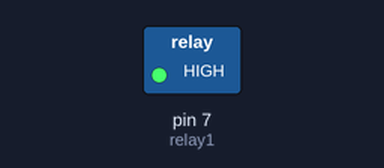
Bench run of a sketch on a simulated Arduino Uno, built with avr-gcc and run on an emulated ATmega328P. On the bench: switched loads named in the sketch (green lamp = pin HIGH).

Above: at 2.5 s.
At 5.5 s:
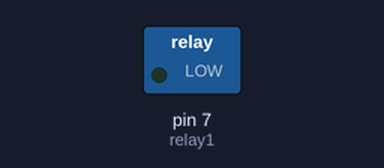
Timing chart, 0 to 7.8 s (numbered marks = the images above):
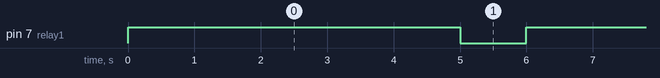

Measured:
- by itself, pin 7 (relay1): alternates HIGH for 5.0 s and LOW for 1.0 s

The sketch:

CB_RELAY.ino
```cpp
int relay1 = 7;

void setup() {
  // put your setup code here, to run once:
  pinMode(relay1, OUTPUT);

}

void loop() {
  // put your main code here, to run repeatedly:
  digitalWrite(relay1,HIGH);
  delay(5000);

  digitalWrite(relay1, LOW);
  delay(1000);
}
```
